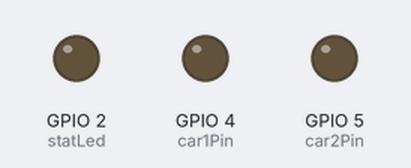
This sketch was run on a simulated ESP32. Shown: output pins drawn as LEDs (lit = HIGH). WiFi joins after 1.5 s; servers stay silent unless stated; random numbers use the default seed unless the sketch sets one; no MQTT or app messages arrive unless stated.

Above: at 0.0 s.
At 1.6 s:
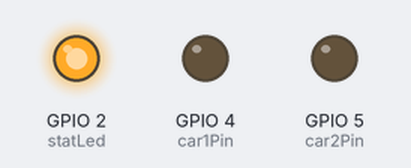
Timing chart, 0 to 3.1 s (numbered marks = the images above):
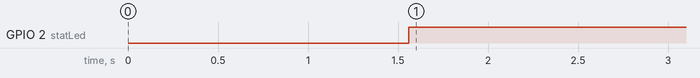

The sketch:

trackControl.ino
```cpp
/*
This program controls an electric race car track by
replacing the provided resistive controllers with a PWM
signals fed through TIP120 transistors. It uses pins 4
and 5 on an ESP32 Dev Module to drive two cars through
MQTT messages.

The MQTT client subsribes to car/car1id/sensors and
car/car2id/sensors where the carIDs can be defined through
the provided variables. The callback function expect to
receive a JSON string with a "pedal" property followd by
a position argument. The simplest JSON this program will
parse is "{"pedal":<float>}". This JSON will usually be
generated from real car data by the obd2MQTT.py script
found in https://github.com/dtpisanty/carsDrivingCars.

CIRCUIT
ESP32 | TIP 120  | TRACK CONTROL
GND --> Emitter ---> GND
D4 ---> Base
        Collector -> 5V

GND --> Emitter ---> GND
D5 ---> Base
        Collector -> 5V

Written by Diego Trujillo Pisanty, August 2023.
diego@trujillodiego.com
trujillodiego.com
*/

#include "WiFi.h"
#include <PubSubClient.h>
#define debug false

//WiFi
// Enter your network's name
const char* ssid = "";
//... and password
const char* password = "";

//Car variables
String car1Id = "car1";
String car2Id = "car2";
const int car1Pin = 4;
const int car2Pin = 5;
float pedalPos1 = 0;
float pedalPos2 = 0;

// setting PWM properties
const int freq = 75000;
const int car1Channel = 0;
const int car2Channel = 1;
const int resolution = 10;


void setup_wifi() {
  delay(5);
#if debug
  Serial.println();
  Serial.print("Connecting to");
  Serial.println(ssid);
#endif
  WiFi.mode(WIFI_STA);
  WiFi.begin(ssid, password);

  while (WiFi.status() != WL_CONNECTED) {
    delay(500);
#if debug
    Serial.print(".");
#endif
  }
#if debug
  Serial.println("");
  Serial.println("WiFi connected");
  Serial.println("Local IP: ");
  Serial.println(WiFi.localIP());
#endif
}

//MQTT
//Enter your MQTT broker's address
const char* mqtt_server = "";
//Default port is 1883
const int port = 1883;
WiFiClient espClient;
PubSubClient cliente(espClient);
//LED on pin 2 will turn on when MQTT is connected
const int statLed = 2;

void reconnect() {
  // Loop until we're reconnected
  while (!cliente.connected()) {
    digitalWrite(statLed, LOW);
#if debug
    Serial.print("Attempting MQTT connection...");
#endif
    // Create a random client ID
    String clientId = "carTrack-";
    clientId += String(random(0xffff), HEX);
    // Attempt to connect and set will message on "car/track/status" to 0
    if (cliente.connect(clientId.c_str(), "car/track/status", 2, false, "0")) {
#if debug
      Serial.println("MQTT connected");
#endif
      // Once connected, publish an announcement...
      cliente.publish("car/track/status", "1");
    } else {
#if debug
      Serial.print("Error, code=");
      Serial.print(cliente.state());
      Serial.println("retrying in 3 sec");
#endif
      // Wait 5 seconds before retrying
      delay(3000);
    }
  }
  //Define MQTT topics based on carID
  String strTopic1 = "car/" + car1Id + "/sensors";
  String strTopic2 = "car/" + car2Id + "/sensors";
  char topic1[strTopic1.length()];
  strTopic1.toCharArray(topic1, strTopic1.length());
  char topic2[strTopic2.length()];
  strTopic2.toCharArray(topic2, strTopic2.length());
  //Subscribe to topics
  cliente.subscribe(topic1);
  cliente.subscribe(topic2);
  digitalWrite(statLed, HIGH);
#if debug
  Serial.println("Subscribed to car/" + car1Id + "/sensors");
  Serial.println("Subscribed to car/" + car2Id + "/sensors");
#endif
}

void callback(char* topic, byte* payload, unsigned int length) {
  //Callback function that runs when a message is received
#if debug
  Serial.print("Messege @ topic: ");
  Serial.println(topic);
  Serial.print(" Len: ");
  Serial.println(length);
#endif
  String strTopic = String(topic);
  char inMsg[length];
  for (int i = 0; i < length; i++) {
    inMsg[i] = payload[i];
  }
  String strPayload = String(inMsg);
  //Extract pedal position from received JSON
  int pedalStart = strPayload.indexOf("l");
  int pedalEnd = strPayload.indexOf(",", pedalStart);
  String strPedal = strPayload.substring(pedalStart + 3, pedalEnd);
  strPedal.trim();
#if debug
  Serial.println(strPayload);
  Serial.print("Pedal ");
  Serial.print(strPedal);
  Serial.print(" l:");
  Serial.println(strPedal.length());
#endif
  // Extract pedal positions for car1 and car2
  if (strTopic.indexOf(car1Id) > 0) {
    pedalPos1 = strPedal.toFloat();
    if (pedalPos1 < 9.5) {
      pedalPos1 = 0;
    }
#if debug
    Serial.print(car1Id);
    Serial.println(pedalPos1);
#endif
  } else if (strTopic.indexOf(car2Id) > 0) {
    pedalPos2 = strPedal.toFloat();
    if (pedalPos2 < 9.5) {
      pedalPos2 = 0;
    }
#if debug
    Serial.print(car2Id);
    Serial.println(pedalPos2);
#endif
  }
}


// SETUP
void setup() {
#if debug
  Serial.begin(115200);
#endif
  // PWM
  // configure PWM functionalitites
  ledcSetup(car1Channel, freq, resolution);
  ledcSetup(car2Channel, freq, resolution);
  // attach the channel to the GPIO to be controlled
  ledcAttachPin(car1Pin, car1Channel);
  ledcAttachPin(car2Pin, car2Channel);
  //WiFi and MQTT setup
  pinMode(statLed, OUTPUT);
  setup_wifi();
  cliente.setServer(mqtt_server, port);
  cliente.setCallback(callback);
}

void loop() {
  //If WiFi is disconnected attempt re-connect
  if (WiFi.status() != WL_CONNECTED) {
    setup_wifi();
  }
  //If MQTT is disconnected attempt re-connect
  if (!cliente.connected()) {
    reconnect();
  }
  cliente.loop();
  //Compute car speeds based on received position
  unsigned int speed1 = 0;
  unsigned int speed2 = 0;
  if (pedalPos1 >= 9.5) {
    speed1 = map(pedalPos1, 9.5, 45, 800, 1023);
#if debug
    Serial.print(car1Id);
    Serial.println(speed1);
#endif
  }
  if (pedalPos2 >= 9.5) {
    speed2 = map(pedalPos2, 9.5, 45, 800, 1023);
#if debug
    Serial.print(car2Id);
    Serial.println(speed2);
#endif
  }
  //Generate PWM output based on speed
  ledcWrite(car1Channel, speed1);
  ledcWrite(car2Channel, speed2);
}
```

Measured:
- by itself, GPIO 2 (statLed): LOW → HIGH at 1.6 s
